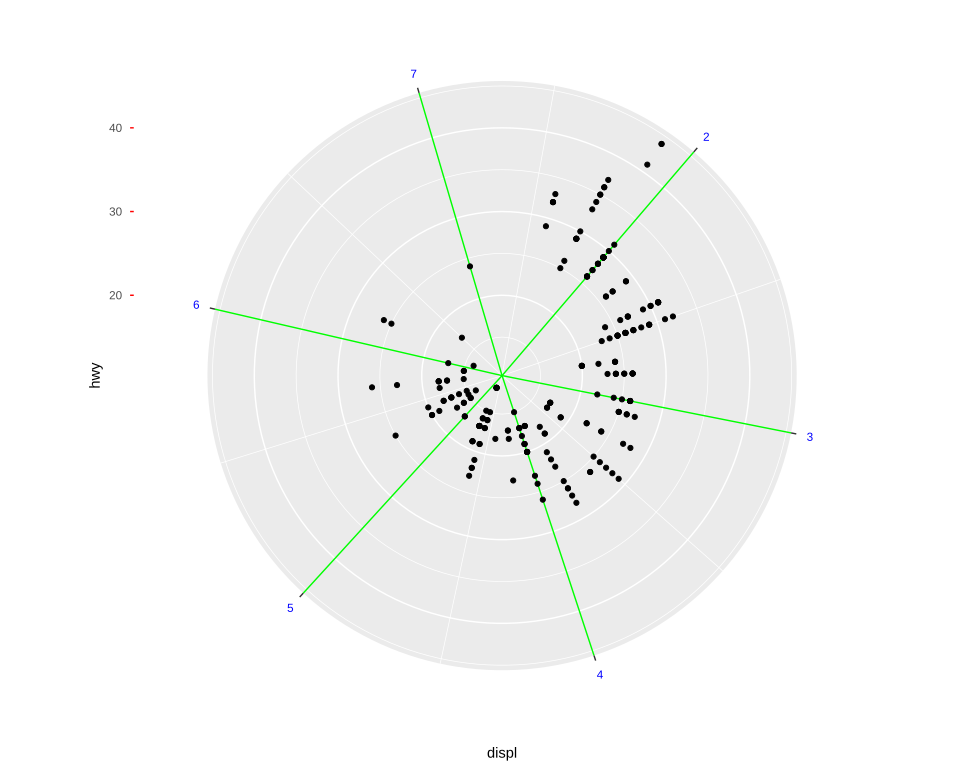

This chart was generated by the following R code:
# The plot test/golden/theme_radial.svg draws, drawn by ggplot2 itself, as ggplot2's own visual
# tests draw their snapshots: the independent check on that golden whenever it changes. The suite
# never runs this; it needs R, ggplot2 and vdiffr, saved as the Docker image giggly-r:ggplot2-4.0.3.
# From the repository's root:
#
#   docker run --rm -v "$PWD/test/golden":/golden:ro giggly-r:ggplot2-4.0.3 \
#     Rscript /golden/theme_radial.R > theme_radial.ggplot2.svg
#
# and compare the two drawings element by element, as test/golden/point.R describes.
#
# A radial panel's axes set through the theme, on mpg's highway mileage against engine size: the
# angle axis's labels blue with a margin of 8 points above them, its ticks 4 points long, the
# radius axis's ticks red and its labels with margins of different widths either side, and the
# major grid lines at the x axis's breaks, round the circle, green, R's #00FF00.
#
# First checked with ggplot2 4.0.3 and vdiffr 1.0.9: every element matches, and every clip path
# but svglite's around the whole drawing, as test/golden/radial.svg's.

library(ggplot2)

plot <- ggplot(mpg, aes(displ, hwy)) +
  geom_point() +
  coord_radial() +
  theme_gray() +
  theme(
    axis.text.theta = element_text(colour = "blue", margin = margin(t = 8)),
    axis.ticks.length.theta = unit(4, "pt"),
    axis.ticks.r = element_line(colour = "red"),
    axis.text.r = element_text(margin = margin(l = 2, r = 6)),
    panel.grid.major.x = element_line(colour = "green")
  )

file <- tempfile(fileext = ".svg")
vdiffr::write_svg(plot, file)
cat(readLines(file), sep = "\n")
